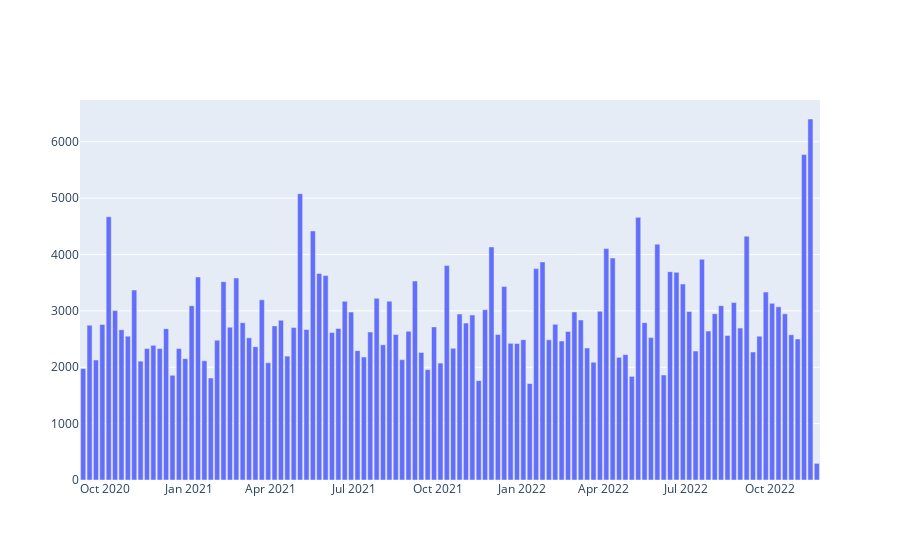

This figure's notebook cell:
### Markdown cell above
#### And visualizing all returned records, but aggregating transactions by week

### Code cell
from plotly.offline import init_notebook_mode, iplot
import plotly.graph_objects as go

if not df.empty:
    agg_dict = {
        'timestamp': 'first',
        'transactionCount': 'sum'
    }
    df['timestamp'] = pd.to_timedelta(df['timestamp'], 'ms')
    df = df.set_index(df['timestamp']).resample('7d', label='left', closed='left').agg(agg_dict)
    df['date'] = pd.to_datetime(df['timestamp'], unit='ns').dt.strftime('%Y-%m-%d')

    init_notebook_mode(connected=True)
    data = [go.Bar(x=df.date, y=df.transactionCount)]
    iplot(data, filename='jupyter-basic_bar')
